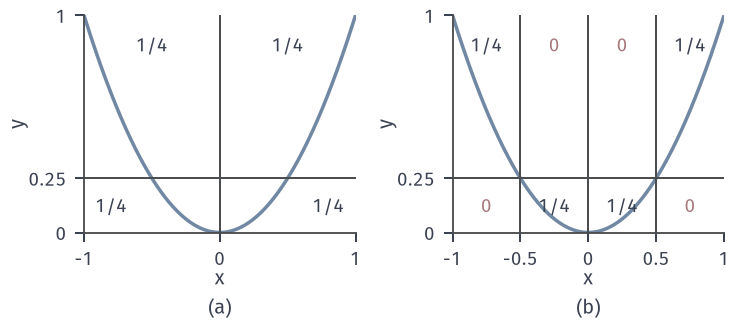

Generate this figure with Python:
"""Continuous parabola X ~ Unif(-1,1), Y = X^2 (blue curve) with two fixed partitions (grey lines):
(a) x cut at 0, y cut at 1/4 (equal-probability 2 x 2 grid): every cell has probability 1/4, label MI = 0;
(b) x cuts at -1/2, 0, 1/2 and y cut at 1/4: cell probabilities 0 or 1/4, label MI = ln 2."""
from pathlib import Path
import sys, math
HERE = Path(__file__).resolve().parent
sys.path.insert(0, str(HERE.parent/"dep-common"))
from common import *

xx = np.linspace(-1, 1, 400)
fig, axs = figure(width_mm=104, height_mm=46, ncols=2)
def cellp(xc, yc):
    x, w = grid_x(200000)
    P = np.zeros((len(xc)-1, len(yc)-1))
    ix = np.searchsorted(xc, x, side='right')-1; iy = np.searchsorted(yc, x**2, side='right')-1
    np.add.at(P, (np.clip(ix, 0, len(xc)-2), np.clip(iy, 0, len(yc)-2)), w)
    return P
res = {}
for ax, xc, lab in [(axs[0], [-1, 0, 1], '(a)'), (axs[1], [-1, -.5, 0, .5, 1], '(b)')]:
    yc = [0, .25, 1]
    P = cellp(np.array(xc, float), np.array(yc, float))
    ax.plot(xx, xx**2, color=BLUE, lw=1.4)
    for c in xc[1:-1]: ax.axvline(c, color=STROKE, lw=.8)
    ax.axhline(.25, color=STROKE, lw=.8)
    for i in range(len(xc)-1):
        for j in range(2):
            v = P[i, j]
            txt = '0' if v < 1e-9 else '1/4'
            cx = (xc[i]+xc[i+1])/2
            if len(xc) == 3 and j == 0: cx = 0.8*np.sign(cx)
            ax.text(cx, 0.86 if j == 1 else 0.12, txt, ha='center', va='center',
                    fontsize=7.5, color=RED if v < 1e-9 else INK)
    ax.set_xlim(-1, 1); ax.set_ylim(0, 1); ax.set_xticks(xc); ax.set_yticks([0, .25, 1])
    ax.set_xticklabels([f'{c:g}' for c in xc])
    ax.set_xlabel('$x$', labelpad=0); ax.set_ylabel('$y$', labelpad=0)
    ax.set_box_aspect(.8)
    gfmt(ax)
    tag(ax, lab, y=-.3)
    res[lab] = {'P': P.round(6).tolist(), 'MI': mi_table(P)}
save(fig, HERE, 'figure', res)
